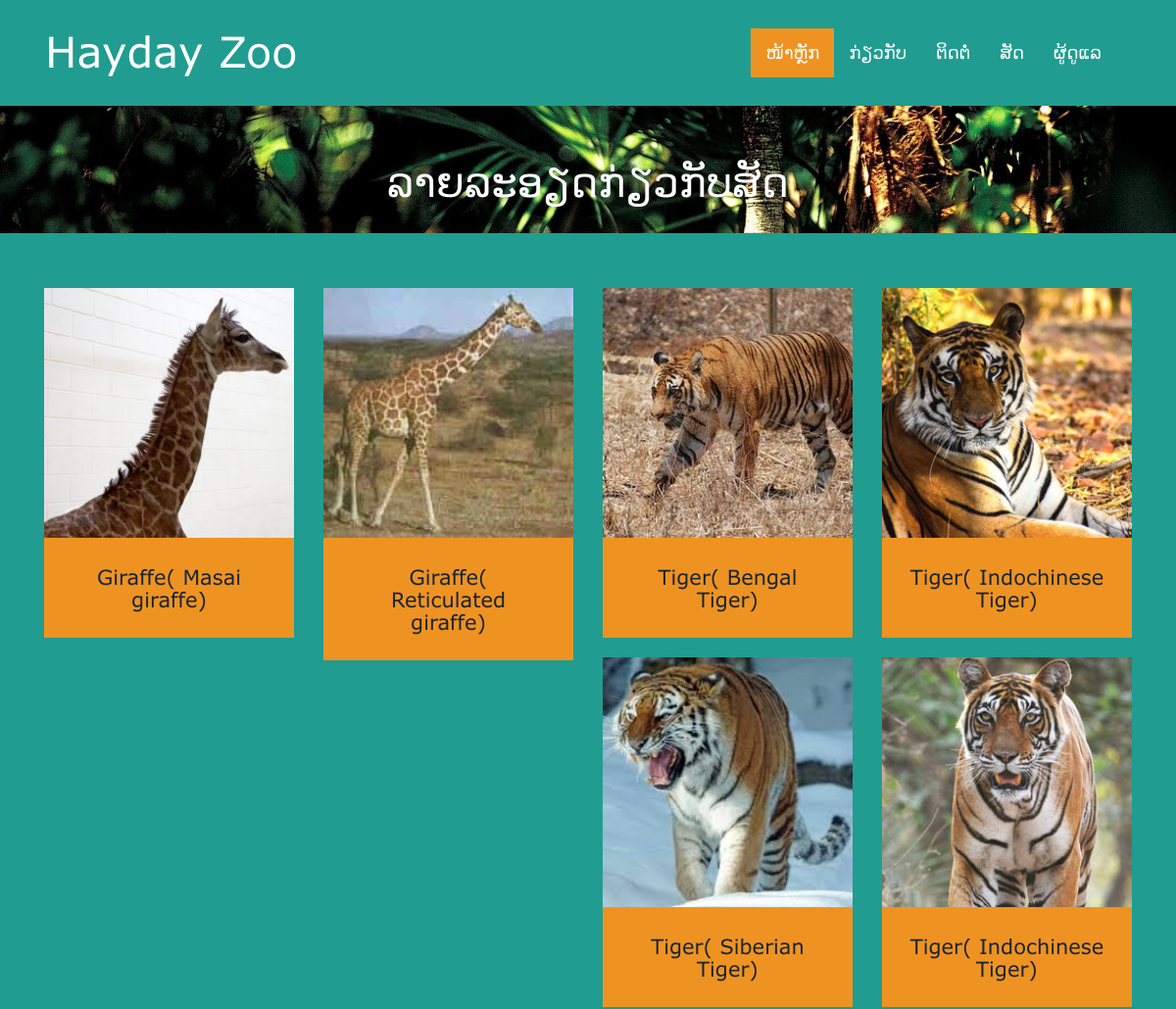
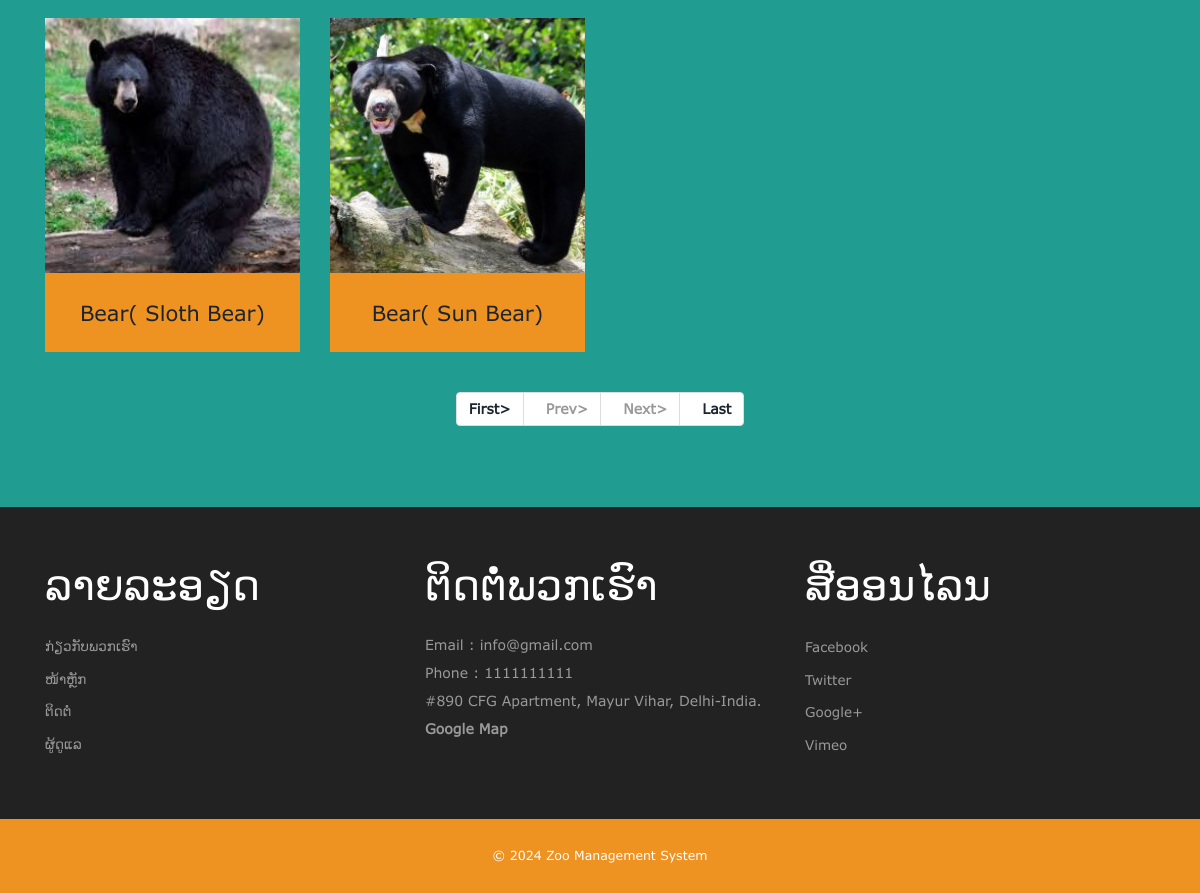
/zms/animals.php, run on the app's committed database (2 pictures, top to bottom).
### tables this page shows
CREATE TABLE `tblanimal` (
  `ID` int(10) NOT NULL,
  `AnimalName` varchar(200) DEFAULT NULL,
  `CageNumber` int(10) DEFAULT NULL,
  `FeedNumber` varchar(200) DEFAULT NULL,
  `Breed` varchar(200) DEFAULT NULL,
  `AnimalImage` varchar(200) DEFAULT NULL,
  `Description` mediumtext DEFAULT NULL,
  `CreationDate` timestamp NOT NULL DEFAULT current_timestamp() ON UPDATE current_timestamp()
);

CREATE TABLE `tblpage` (
  `ID` int(10) NOT NULL,
  `PageType` varchar(200) DEFAULT NULL,
  `PageTitle` varchar(200) DEFAULT NULL,
  `PageDescription` mediumtext DEFAULT NULL,
  `Email` varchar(200) DEFAULT NULL,
  `MobileNumber` bigint(10) DEFAULT NULL,
  `UpdationDate` timestamp NULL DEFAULT NULL ON UPDATE current_timestamp()
);

### zms/animals.php (the view, shortened to what this page needs)
<?php
include('includes/dbconnection.php');
?>
<!DOCTYPE HTML>
<html>
<head>
	<link href="css/bootstrap.css" rel="stylesheet" type="text/css" media="all">
	<link href="css/style.css" rel="stylesheet" type="text/css" media="all" />
	<link rel="stylesheet" type="text/css" href="css/jquery.lightbox.css">
</head>
<body>
	<?php include_once('includes/header.php'); ?>
	<div class="banner-header">
		<div class="container">
			<h2 style="font-family: sans-serif;">ລາຍລະອຽດກ່ຽວກັບສັດ</h2>
		</div>
	</div>
	<div class="content">
		<div class="gallery-section">
			<div class="container">
				<div class="welcome-grid">
					<?php
					if (isset($_GET['pageno'])) {
						$pageno = $_GET['pageno'];
					} else {
						$pageno = 1;
					}
					$no_of_records_per_page = 12;
					$offset = ($pageno - 1) * $no_of_records_per_page;
					$ret1 = mysqli_query($con, "select COUNT(*) from  tblanimal");
					$total_rows = mysqli_fetch_array($ret1)[0];
					$total_pages = ceil($total_rows / $no_of_records_per_page);
					$query = mysqli_query($con, "select * from tblanimal LIMIT $offset, $no_of_records_per_page");
					while ($row = mysqli_fetch_array($query)) {
						?>
						<div class="col-md-3 welcome-grid">
							<img src="admin/images/<?php echo $row['AnimalImage']; ?>" width='220' height='200' alt=" "
								class="img-responsive" />
							<div class="wel-info">
								<h4><a href="animal-detail.php?anid=<?php echo $row['ID']; ?>">
										<?php echo $row['AnimalName']; ?>(
										<?php echo $row['Breed']; ?>)
									</a></h4>
							</div>
							<br>
						</div>
					<?php } ?>
					<div class="clearfix"> </div>
				</div>
				<div align="center">
					<ul class="pagination">
						<li><a href="?pageno=1"><strong>First></strong></a></li>
						<li class="<?php if ($pageno <= 1) {
							echo 'disabled';
						} ?>">
							<a href="<?php if ($pageno <= 1) {
								echo '#';
							} else {
								echo "?pageno=" . ($pageno - 1);
							} ?>"><strong
									style="padding-left: 10px">Prev></strong></a>
						</li>
						<li class="<?php if ($pageno >= $total_pages) {
							echo 'disabled';
						} ?>">
							<a
								href="<?php if ($pageno >= $total_pages) {
									echo '#';
								} else {
									echo "?pageno=" . ($pageno + 1);
								} ?>"><strong
									style="padding-left: 10px">Next></strong></a>
						</li>
						<li><a href="?pageno=<?php echo $total_pages; ?>"><strong
									style="padding-left: 10px">Last</strong></a></li>
					</ul>
				</div>
			</div>
		</div>
		<?php include_once('includes/special.php'); ?>
	</div>
	<?php include_once('includes/footer.php'); ?>
</body>
</html>

### zms/includes/special.php
<div class="specials-section">
	<div class="container">
		<div class="specials-grids">
			<div class="col-md-4 specials1">
				<div style="font-family: sans-serif;">
				<h3  style="font-family: sans-serif;"> ລາຍລະອຽດ</h3>
				<ul>
					<li><a href="about.php">ກ່ຽວກັບພວກເຮົາ</a></li>
					<li><a href="index.php">ໜ້າຫຼັກ</a></li>
					<li><a href="contact.php">ຕິດຕໍ່</a></li>
					<li><a href="admin/index.php">ຜູ້ດູແລ</a></li>
				</ul>
				</div>
			</div>
			<div class="col-md-4 specials1">
				<h3  style="font-family: sans-serif;">ຕິດຕໍ່ພວກເຮົາ</h3>
				<?php
				$query = mysqli_query($con, "select * from  tblpage where PageType='contactus'");
				while ($row = mysqli_fetch_array($query)) {
					?>
					<address>
						<p>Email :
							<?php echo $row['Email']; ?>
						</p>
						<p>Phone :
							<?php echo $row['MobileNumber']; ?>
						</p>
						<p>
							<?php echo $row['PageDescription']; ?>
						</p>
						<p>
							<a style="font-weight: bold;" href="https://maps.app.goo.gl/tSKTXJKguVgV8orv9" >Google Map</a>
						</p>
					</address>
				<?php } ?>
			</div>
			<div class="col-md-4 specials1">
				<h3  style="font-family: sans-serif;">ສື່ອອນໄລນ</h3>
				<ul>
					<li><a href="#">facebook</a></li>
					<li><a href="#">twitter</a></li>
					<li><a href="#">google+</a></li>
					<li><a href="#">vimeo</a></li>
				</ul>
			</div>
			<div class="clearfix"></div>
		</div>
	</div>
</div>

### zms/css/style.css (style rules this page uses)
body a { transition:0.5s all; -webkit-transition:0.5s all; -moz-transition:0.5s all; -o-transition:0.5s all; -ms-transition:0.5s all; }
h1,h2,h3,h4,h5,h6 { padding:0 0; margin:0 0; }
p { padding:0 0; margin:0 0; }
ul { padding:0 0; margin:0 0; }
body { padding:0 0; margin:0 0; font-family:"Verdana"; background-color: #219C90; }
.wel-info h4 { font-size: 1.5em; color:#fff; font-family: 'Verdana'; }
.wel-info { background-color: #EE9322; padding: 2em; }
.welcome-grid img { width: 100%; }
.specials-section { padding: 4em 0; background: #222; }
.specials-section h3 { font-size: 3em; text-transform: capitalize; font-family: 'Verdana'; color: #fff; margin-bottom: 0.5em; }
.specials1 p { font-size: 1em; line-height: 2em; color: #999; }
.specials1 ul li { list-style-type: none; padding: 0.3em 0; }
.specials1 p a { color: #999; }
.specials1 ul li a { font-size: 0.965em; text-decoration: none; line-height: 1.8em; color: #999; list-style: none; text-transform: capitalize; }
.banner-header { background: url("../images/bg5.jpg")no-repeat 0px 0px; background-size: cover; min-height: 140px; text-align:center; padding: 4em 0 0; }
.banner-header h2 { font-size: 3em; text-transform: capitalize; font-family: 'Verdana'; color: #fff; }
.gallery-section { padding:4em 0; text-align: center; }
@media (max-width:1440px) { .banner-header { min-height: 130px; } }

### data on the page
tblanimal: AnimalImage (picture), AnimalName "Giraffe", Breed "Masai giraffe"
tblanimal: AnimalImage (picture), AnimalName "Giraffe", Breed "Reticulated giraffe"
tblanimal: AnimalImage (picture), AnimalName "Tiger", Breed "Bengal Tiger"
tblanimal: AnimalImage (picture), AnimalName "Tiger", Breed "Indochinese Tiger"
tblanimal: AnimalImage (picture), AnimalName "Tiger", Breed "Siberian Tiger"
tblanimal: AnimalImage (picture), AnimalName "Tiger", Breed "Indochinese Tiger"
tblanimal: AnimalImage (picture), AnimalName "Bear", Breed "Sloth Bear"
tblanimal: AnimalImage (picture), AnimalName "Bear", Breed "Sun Bear"
tblpage: Email "info@gmail.com", MobileNumber "1111111111", PageDescription "#890 CFG Apartment, Mayur Vihar, Delhi-India."
